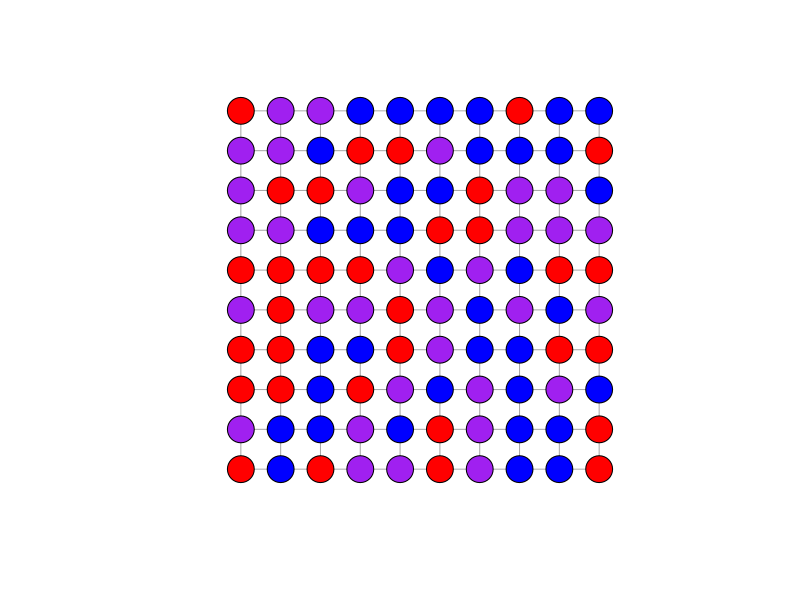
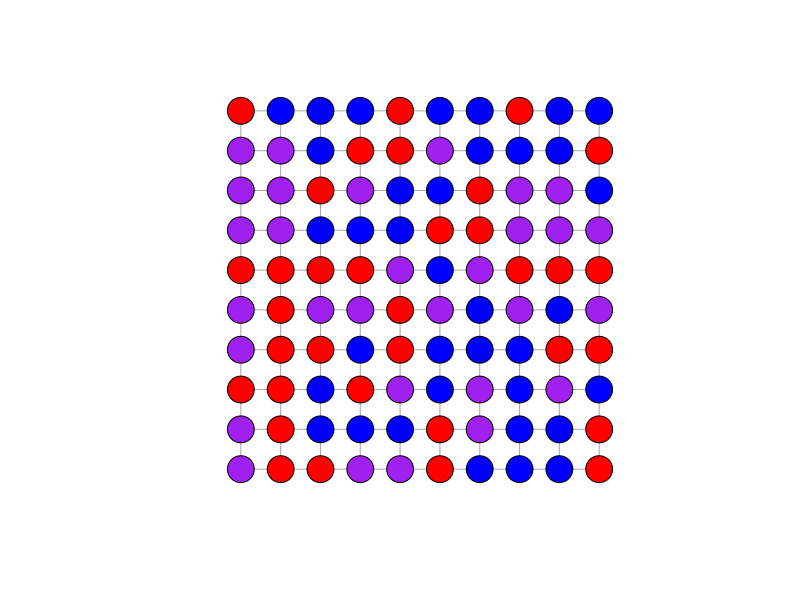
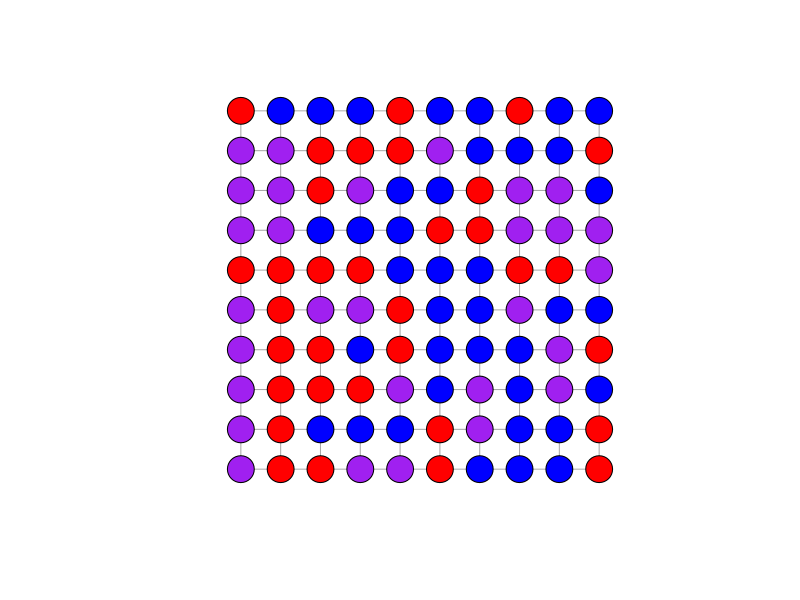
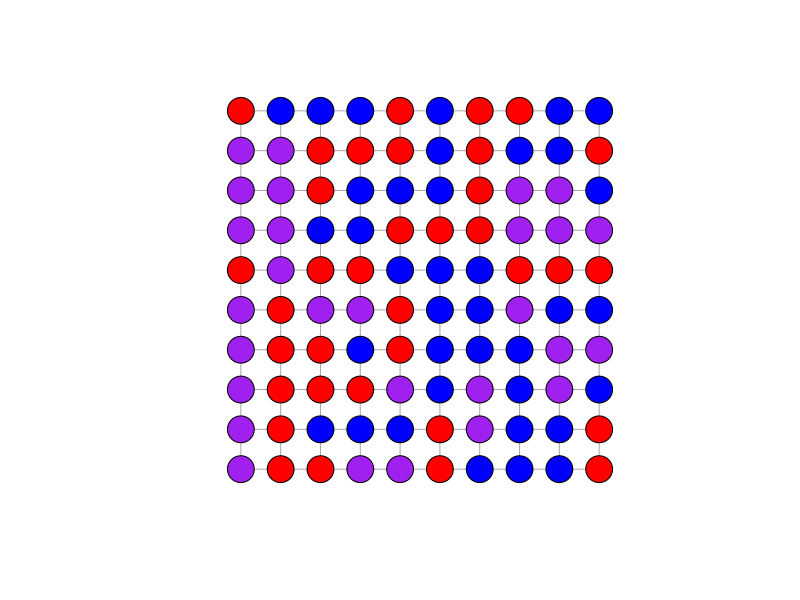
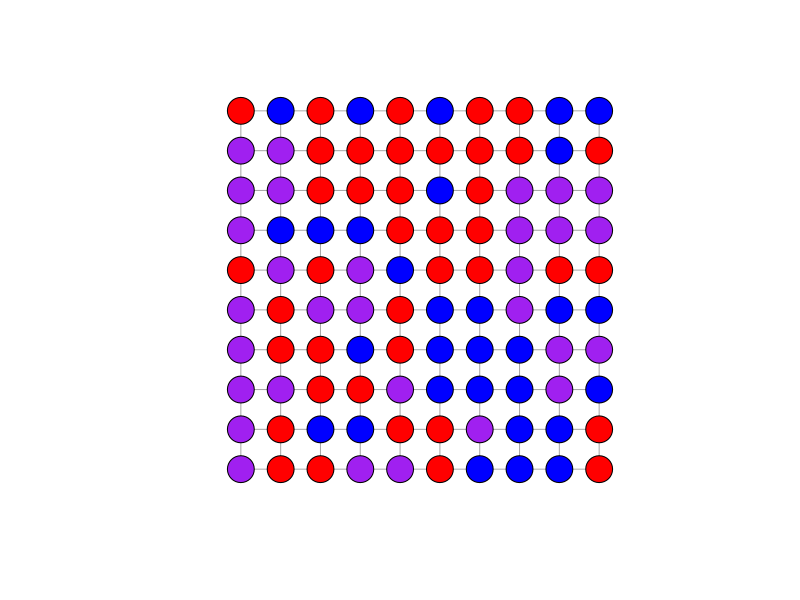
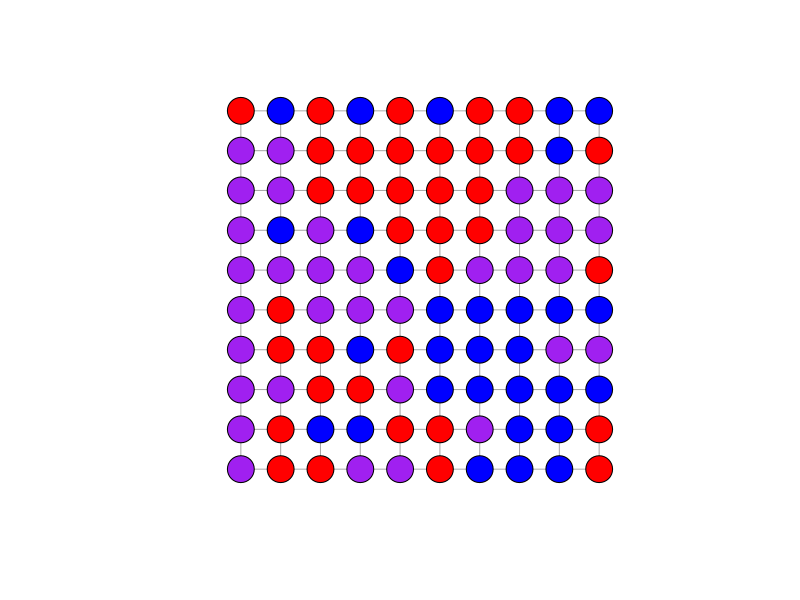
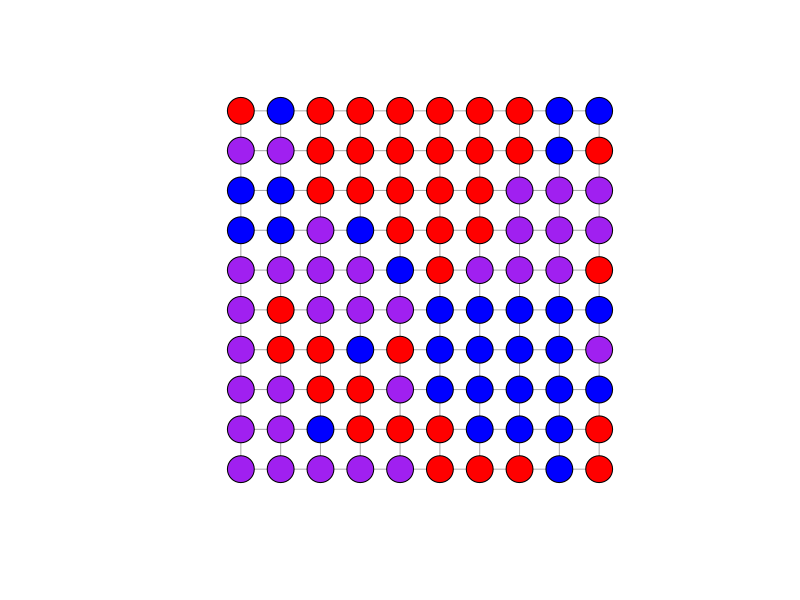
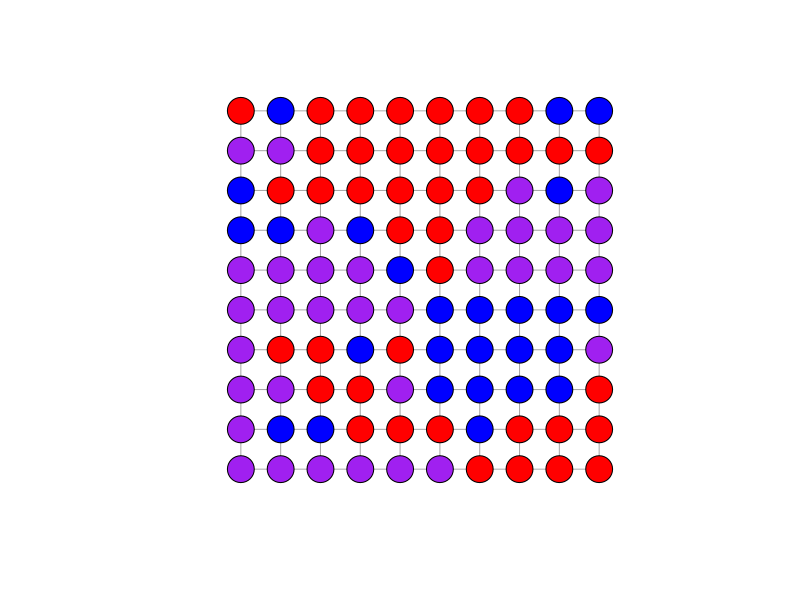

Here is the R script that generated these plots, in order:
## ---- chunk 1
# RMarkdown
knitr::opts_chunk$set(echo = TRUE)

# Packages
library(igraph)
library(reshape2)
library(ggplot2)
## ---- chunk 2
# Define function to simulate simple game 
simple_RPS <- function(n_rounds){
  
  # Define size of the lattice
  side_length <- 10 
  
  # Create an empty data.frame to store strategy frequencies
  strat_freq <- data.frame()
  
  # Create a lattice network using the igraph package
  l <- graph.lattice(length = side_length, dim = 2)
  
  # Every individual (vertices) chooses a strategy at random
  V(l)$weapon <- sample(c(1:3), size = length(V(l)), replace = T)
  
  # Colour the different options
  V(l)[weapon==1]$color <- "purple" # Paper
  V(l)[weapon==2]$color <- "blue" # Scissors (sapphire)
  V(l)[weapon==3]$color <- "red" # Rock
  
  # Initial arrangement: 
  plot(l,
       layout = as.matrix(expand.grid(1:side_length, 1:side_length)),
       vertex.label=NA)
  
  # Simulate n rounds
  for(t in 1:n_rounds){
    
    # Pick a random agent
    from <- as.numeric(sample(V(l), 1))
    # Find its neighbours
    nei <- neighbors(l, v = from, mode = 'all')
    
    # If there is only one weapon type left, then stop simulation 
    if(length(unique(V(l)$weapon))==1) {
      stop(paste(unique(V(l)$weapon),
                 'has won the game after',
                 t,
                 'rounds!'))
      } else {
        # If there are multiple weapon types then choose 1 of agent's neighbours
        to <- sample(nei, 1)
        from_to <- c(from, to)
        
        # Find both their weapon types
        w <- as.numeric(V(l)$weapon[from_to])
        
        # If both weapons are equal, nothing happens:
        if(w[1]==w[2]) {} else{
          
          # If one chooses Rock and the other Paper, Paper wins:
          if(max(w) == 3 && min(w) == 1) {
            V(l)$weapon[from_to[w==3]] <- "1" 
            }
          else{
            # For the two other cases, the better weapon wins:
            V(l)$weapon[from_to[w == min(w)]] <- V(l)$weapon[from_to[w == max(w)]]
            }
          }
        }
    
    # Record the frequency of each strategy for each round
    strat_freq <- rbind(strat_freq,
                        c(sum(V(l)$"weapon" == "1"),
                          sum(V(l)$"weapon" == "2"),
                          sum(V(l)$"weapon" == "3")))
    
    # Plot the lattice network every 25th round
    if(t %% 25 == 0){
      V(l)[weapon==1]$color <- "purple" # Paper
      V(l)[weapon==2]$color <- "blue" # Scissors
      V(l)[weapon==3]$color <- "red" # Rock
      
      plot(l,
           layout = as.matrix(expand.grid(1:side_length, 1:side_length)),
           vertex.label=NA)
      }
    }

# Viz changes over time 
names(strat_freq) <- c("Paper", "Scissors", "Rock")
s <- melt(strat_freq)
s$time <- 1:nrow(strat_freq)

ggplot(s, aes(x = time, y = value, col = variable)) + 
  geom_line() + 
  scale_y_continuous("Frequency") +
  scale_x_continuous("Time") +
  scale_color_discrete("Strategy") +
  theme_minimal() +
  theme(axis.title.y = element_text(angle = 0, vjust = 0.5))
}
## ---- chunk 3
# Play for 1000 rounds
simple_RPS(n_rounds = 1000)
